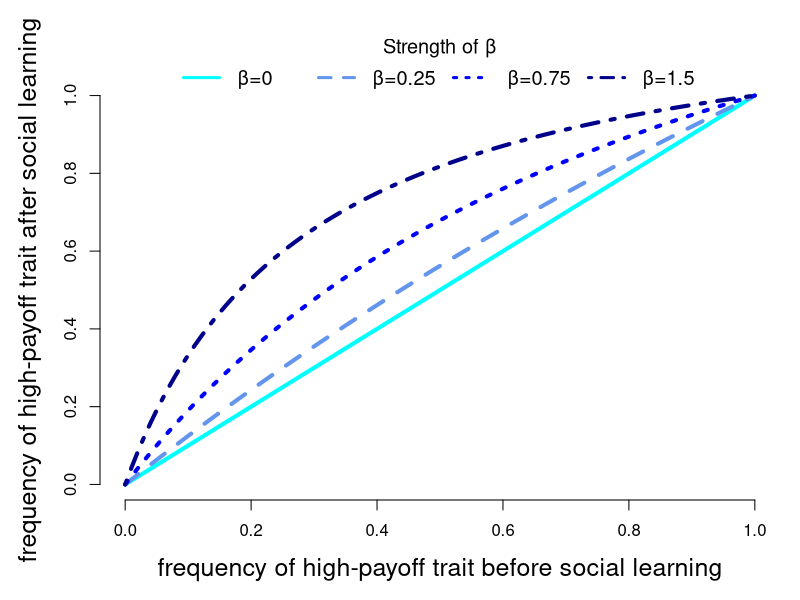
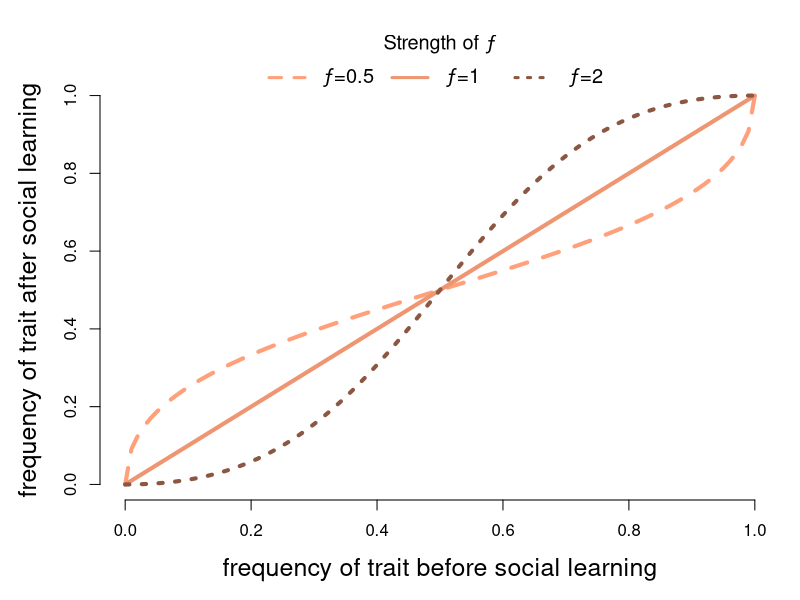

The R source for these figures, in order:

#below is graphing code for figure 2a and 2b
#base graphics 4 lyf

###########payoff learning acquisition curve##############
ltypeh=c(1,2,3,4)		#line type
colind=c("blue4","blue1","cornflowerblue","cyan")
colind=rev(colind)

cairo_pdf("payoffsim_varyB.pdf" , width=7 , heigh=7 )
par(mar=c(5,5,4,1), xpd=TRUE)

N1<- seq(from=0 , to=100 , by=1)
N2<- 100-N1
FreqN1B4 <- N1/(N1+N2)
FreqN1After <- rep (0,100)

beta.plist <- c(0,0.25,0.75,1.5)
N1<- seq(from=0 , to=100 , by=1)
N2<- 100-N1
FreqN1B4 <- N1/(N1+N2)
FreqN1After <- rep (0,100)
plot(FreqN1B4,FreqN1B4 , ylim=c(0,1) , xlim=c(0,1) , ylab="frequency of high-payoff trait after social learning" , xlab="frequency of high-payoff trait before social learning",type="n" , bty="n" , cex.lab=1.5)
for(i in 1:4){
   FreqN1After <- FreqN1B4*exp(beta.plist[i]*10)/(FreqN1B4*exp(beta.plist[i]*10) + (1-FreqN1B4)*exp(beta.plist[i]*9) )  
   lines( FreqN1B4,FreqN1After,  col=colind[i] , lty=ltypeh[i] , lwd=4) 
}

legend("top", title="Strength of \u03B2", c("\u03B2=0","\u03B2=0.25","\u03B2=0.75","\u03B2=1.5") , col=colind, horiz=TRUE , lty=ltypeh , lw =3 , cex=1.2 , bty="n" ,  inset=c(0,-.12) )
dev.off()



###########frequency dependent learning acquisition curve##############

cairo_pdf("freq_varyfc.pdf", width=7 , heigh=7 ) 
par(mar=c(5,5,4,1), xpd=TRUE)

#freq_dependent learning frequency beforelearning vs. frequency of trait after learning
ltypeh=c(2,1,3)
colind=c("lightsalmon","lightsalmon2","lightsalmon4")
freqseq <- c(0.5,1,2)
N1<- seq(from=0 , to=100 , by=1)
N2<- 100-N1
FreqN1B4 <- N1/(N1+N2)
FreqN1After <- rep (0,100)
plot(FreqN1B4,FreqN1B4 , ylim=c(0,1) , xlim=c(0,1) , ylab="frequency of trait after social learning" , xlab="frequency of trait before social learning",type="n" , bty="n" , cex.lab=1.5)
for(i in 1:3){
   FreqN1After <- N1^freqseq[i]/(N1^freqseq[i]+N2^freqseq[i])  
   lines( FreqN1B4,FreqN1After,  col=colind[i] , lty=ltypeh[i] , lwd=4) 
}
legend("top", title=expression("Strength of \u0192"), 
    c(expression('\u0192=0.5'),expression('\u0192=1'),expression('\u0192=2'))
     , col=colind, horiz=TRUE , lty=ltypeh , lw =3 , bty="n" ,  inset=c(0,-.12) , cex=1.2 )

dev.off()
